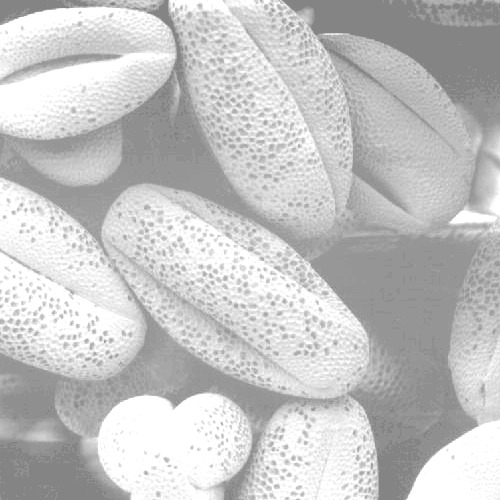
#> input picture ImageMaterial/DIP3/Fig0316(1)(top_left).tif, 500 x 500 px
$ python HistogramEqualization.py
#> lines starting #> are read from the running program, lines starting #| are printed output that depends on the picture
# -*- coding: utf-8 -*-
import cv2 as cv
import matplotlib.pyplot as plt

plt.figure(1)
img1 = cv.imread('../../ImageMaterial/DIP3/Fig0316(1)(top_left).tif', cv.IMREAD_COLOR)
#> img1 is the input picture: shape (500, 500, 3); min 132, max 255, mean 196.4
plt.subplot(2, 4, 1)
plt.imshow(img1, cmap='Greys_r')
plt.xticks([])
plt.yticks([])
plt.subplot(2, 4, 5)
plt.hist(img1.ravel(), bins='auto', range=[0, 256], density=True)
plt.xticks([])
plt.yticks([])
plt.tight_layout()

img2 = cv.imread('../../ImageMaterial/DIP3/Fig0316(2)(2nd_from_top).tif', cv.IMREAD_COLOR)
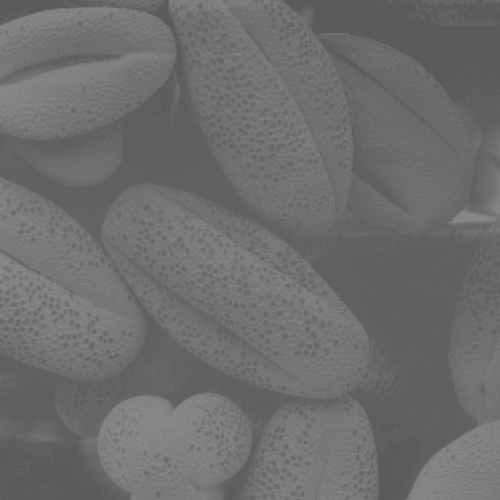
#> input picture ImageMaterial/DIP3/Fig0316(2)(2nd_from_top).tif, 500 x 500 px
#> img2 is the input picture: shape (500, 500, 3); min 91, max 138, mean 109.1
plt.subplot(2, 4, 2)
plt.imshow(img2, cmap='Greys_r')
plt.xticks([])
plt.yticks([])
plt.subplot(2, 4, 6)
plt.hist(img2.ravel(), bins='auto', range=[0, 256], density=True)
plt.xticks([])
plt.yticks([])
plt.tight_layout()

img3 = cv.imread('../../ImageMaterial/DIP3/Fig0316(3)(third_from_top).tif', cv.IMREAD_COLOR)
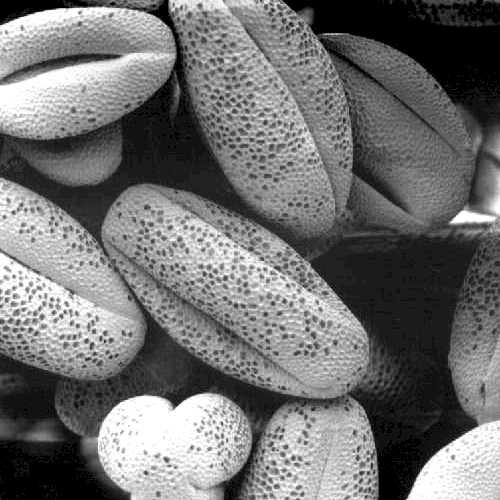
#> input picture ImageMaterial/DIP3/Fig0316(3)(third_from_top).tif, 500 x 500 px
#> img3 is the input picture: shape (500, 500, 3); min 0, max 255, mean 113.2
plt.subplot(2, 4, 3)
plt.imshow(img3, cmap='Greys_r')
plt.xticks([])
plt.yticks([])
plt.subplot(2, 4, 7)
plt.hist(img3.ravel(), bins='auto', range=[0, 256], density=True)
plt.xticks([])
plt.yticks([])
plt.tight_layout()

img4 = cv.imread('../../ImageMaterial/DIP3/Fig0316(4)(bottom_left).tif', cv.IMREAD_COLOR)
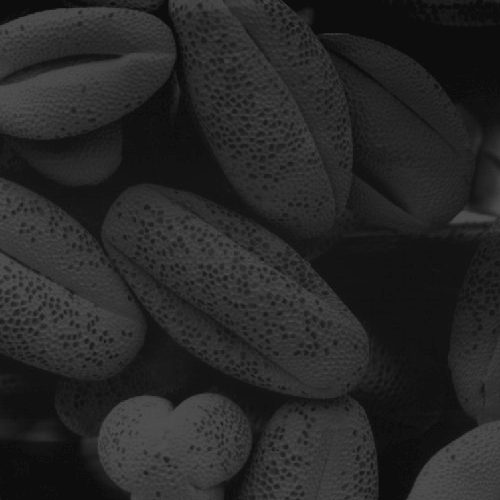
#> input picture ImageMaterial/DIP3/Fig0316(4)(bottom_left).tif, 500 x 500 px
#> img4 is the input picture: shape (500, 500, 3); min 13, max 83, mean 38.7
plt.subplot(2, 4, 4)
plt.imshow(img4, cmap='Greys_r')
plt.xticks([])
plt.yticks([])
plt.subplot(2, 4, 8)
plt.hist(img4.ravel(), bins='auto', range=[0, 256], density=True)
plt.xticks([])
plt.yticks([])
plt.tight_layout()

plt.show()
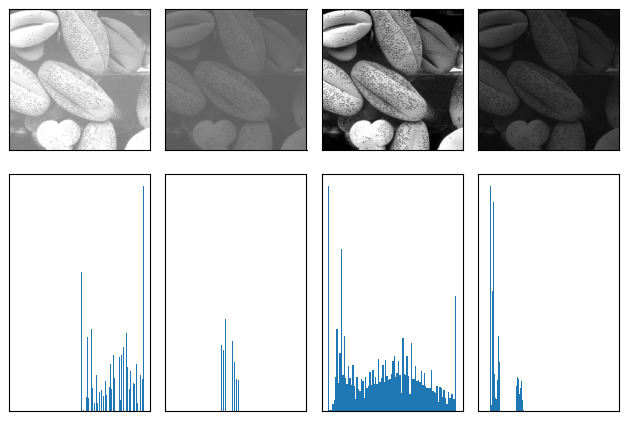
#> figure drawn by matplotlib, 8 panels

plt.figure(2)
plt.subplot(3, 4, 1)
plt.imshow(img1, cmap='Greys_r')
plt.xticks([]), plt.yticks([])
imgE1 = cv.equalizeHist(cv.cvtColor(img1, code=cv.COLOR_BGR2GRAY))
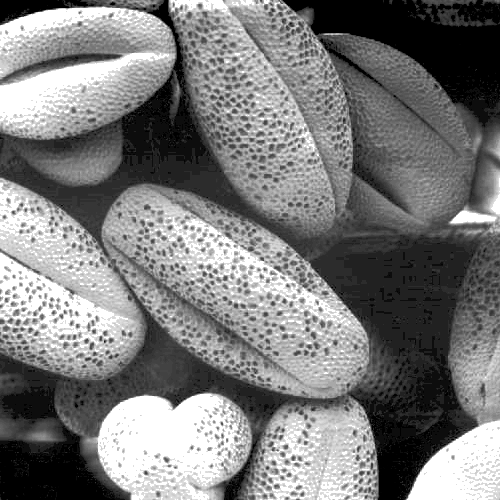
#> imgE1: shape (500, 500); min 0, max 255, mean 123.2
plt.subplot(3, 4, 5)
plt.imshow(imgE1, cmap='Greys_r')
plt.xticks([]), plt.yticks([])
plt.subplot(3, 4, 9)
plt.hist(imgE1.ravel(), bins='auto', range=[0, 256], density=True)
plt.xticks([]), plt.yticks([])
plt.tight_layout()

plt.subplot(3, 4, 2)
plt.imshow(img2, cmap='Greys_r')
plt.xticks([]), plt.yticks([])
imgE2 = cv.equalizeHist(cv.cvtColor(img2, code=cv.COLOR_BGR2GRAY))
plt.subplot(3, 4, 6)
plt.imshow(imgE2, cmap='Greys_r')
plt.xticks([]), plt.yticks([])
plt.subplot(3, 4, 10)
plt.hist(imgE2.ravel(), bins='auto', range=[0, 256], density=True)
plt.xticks([]), plt.yticks([])
plt.tight_layout()

plt.subplot(3, 4, 3)
plt.imshow(img3, cmap='Greys_r')
plt.xticks([]), plt.yticks([])
imgE3 = cv.equalizeHist(cv.cvtColor(img3, code=cv.COLOR_BGR2GRAY))
plt.subplot(3, 4, 7)
plt.imshow(imgE3, cmap='Greys_r')
plt.xticks([]), plt.yticks([])
plt.subplot(3, 4, 11)
plt.hist(imgE3.ravel(), bins='auto', range=[0, 256], density=True)
plt.xticks([]), plt.yticks([])
plt.tight_layout()

plt.subplot(3, 4, 4)
plt.imshow(img4, cmap='Greys_r')
plt.xticks([]), plt.yticks([])
imgE4 = cv.equalizeHist(cv.cvtColor(img4, code=cv.COLOR_BGR2GRAY))
plt.subplot(3, 4, 8)
plt.imshow(imgE4, cmap='Greys_r')
plt.xticks([]), plt.yticks([])
plt.subplot(3, 4, 12)
plt.hist(imgE4.ravel(), bins='auto', range=[0, 256], density=True)
plt.xticks([]), plt.yticks([])
plt.tight_layout()
# plt.suptitle('histogram equalization')
plt.show()
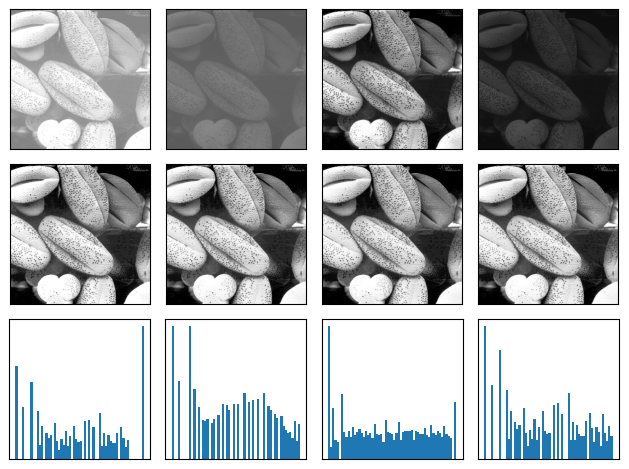
#> figure drawn by matplotlib, 12 panels
